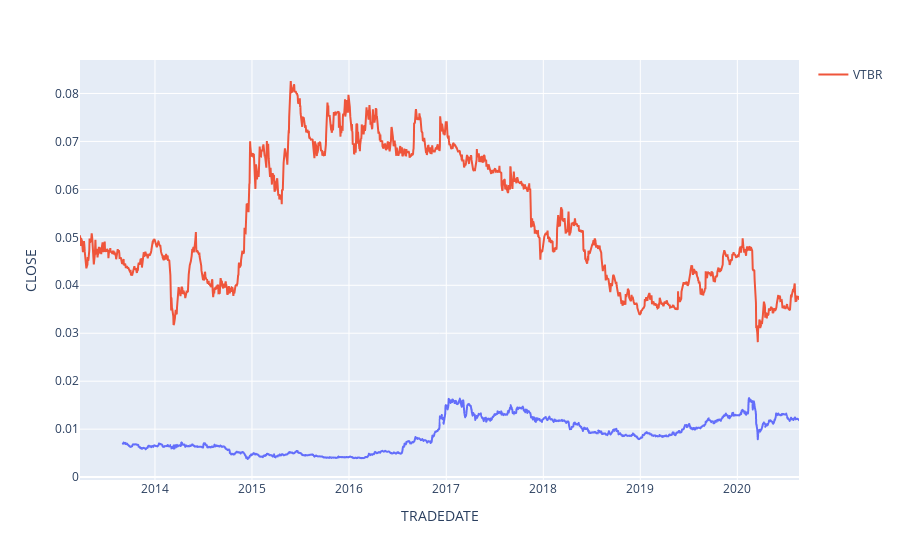

Notebook cell for this chart:
### Code cell
fig=px.line(df5,x='TRADEDATE', y='CLOSE') #TGKA
fig.add_scatter(x=df11['TRADEDATE'], y=df11['CLOSE'], mode='lines', name="VTBR")
fig.show()

### Figure 1 — Plotly figure (JSON) as saved in the notebook; plotly's stock layout.template omitted (floating-point values rounded to 4 significant figures; data arrays with more than 128 entries replaced by an {"elided": "..."} marker saying what was removed)
{"data": [{"hovertemplate": "TRADEDATE=%{x}<br>CLOSE=%{y}<extra></extra>", "legendgroup": "", "line": {"color": "#636efa", "dash": "solid"}, "mode": "lines", "name": "", "showlegend": false, "type": "scattergl", "x": {"elided": "1752 str values"}, "xaxis": "x", "y": {"elided": "1752 float values"}, "yaxis": "y"}, {"mode": "lines", "name": "VTBR", "type": "scatter", "x": {"elided": "1864 str values"}, "y": {"elided": "1864 float values"}}], "layout": {"legend": {"tracegroupgap": 0}, "margin": {"t": 60}, "xaxis": {"anchor": "y", "domain": [0, 1], "title": {"text": "TRADEDATE"}}, "yaxis": {"anchor": "x", "domain": [0, 1], "title": {"text": "CLOSE"}}}}
